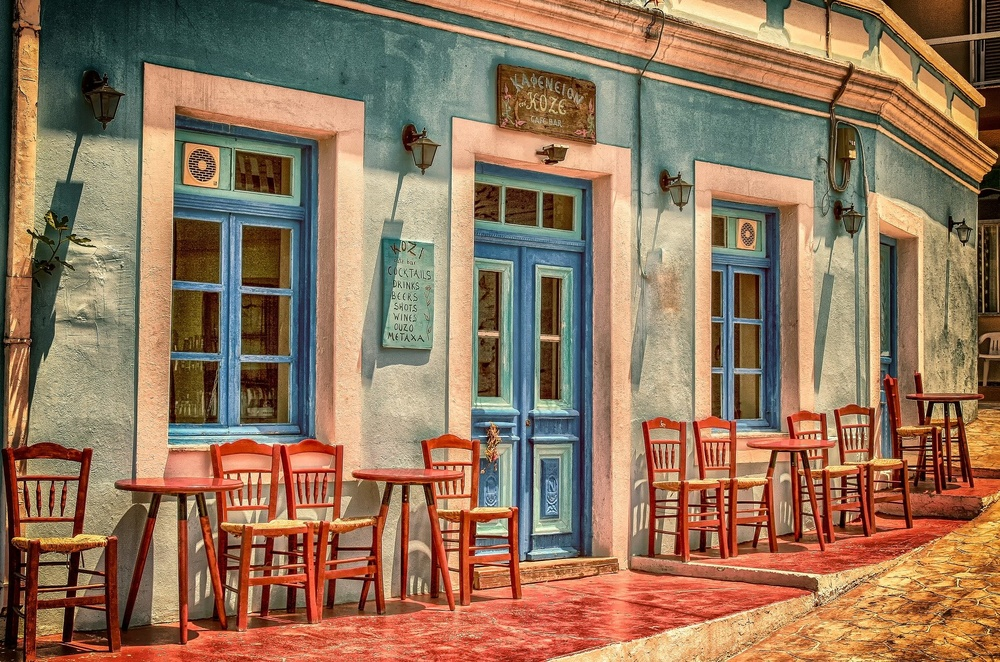
#> input picture 220622/test_image.jpg, 1000 x 662 px, shrunk from 1920 x 1271 before the run
$ python window_extraction.py
#> lines starting #> are read from the running program, lines starting #| are printed output that depends on the picture
import numpy as np
import matplotlib.pyplot as plt

img = plt.imread('./test_image.jpg')
#> img is the input picture: shape (662, 1000, 3); mean R, G, B 147.7, 118.3, 92.9
img = np.mean(img, axis=-1).astype(np.uint8)
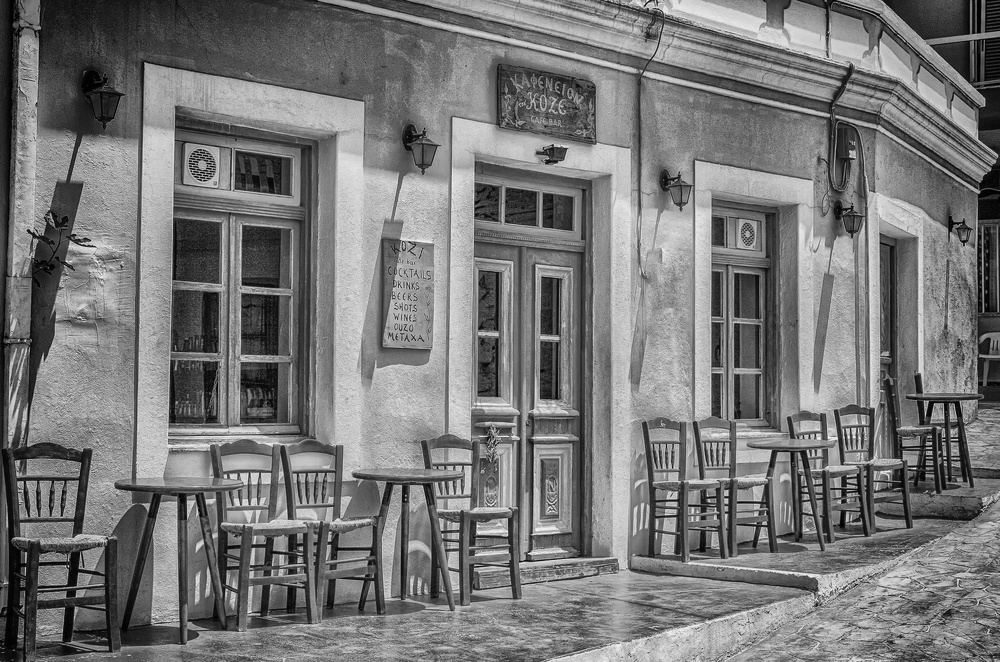
#> img: shape (662, 1000); min 0, max 248, mean 119.3

H, W = img.shape
#> H = 662; W = 1000
for h in range(H-2):
    for w in range(W-2):
        window = img[h:h+3, w:w+3]

fig, ax = plt.subplots(figsize=(10, 10))
ax.imshow(img)

plt.show()
